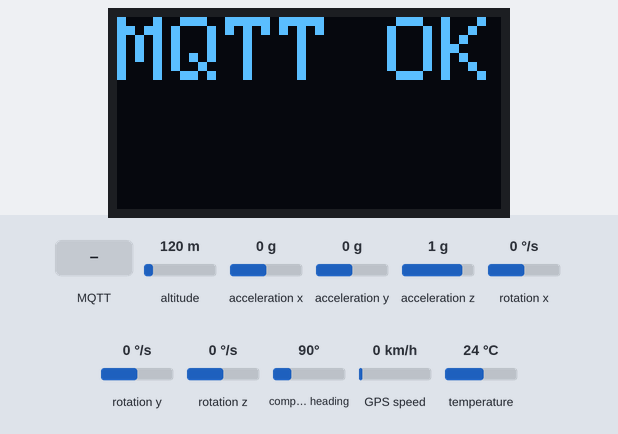
A sketch run on a simulated ESP32. Shown: 128×64 one-colour display. The test bench sets the inputs (shaded band); at power-on: GPS speed 0 km/h, acceleration x 0 g, altitude 120 m, acceleration y 0 g, acceleration z 1 g, rotation x 0 °/s, rotation y 0 °/s, rotation z 0 °/s, compass heading 90°, temperature 24 °C. WiFi joins after 1.5 s; servers stay silent unless stated; random numbers use the default seed unless the sketch sets one; the GPS gets a fix after 3 s at 37.7749, -122.4194 with 8 satellites; no MQTT or app messages arrive unless stated; what the sketch prints to the serial monitor is not drawn.

Above: at 7.8 s.
7.9 s: GPS speed set to 2 km/h
At 11.7 s:
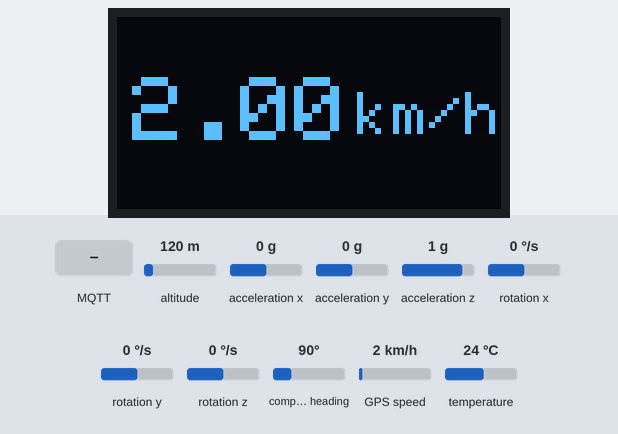
12.2 s: GPS speed set to 30 km/h
At 17.0 s:
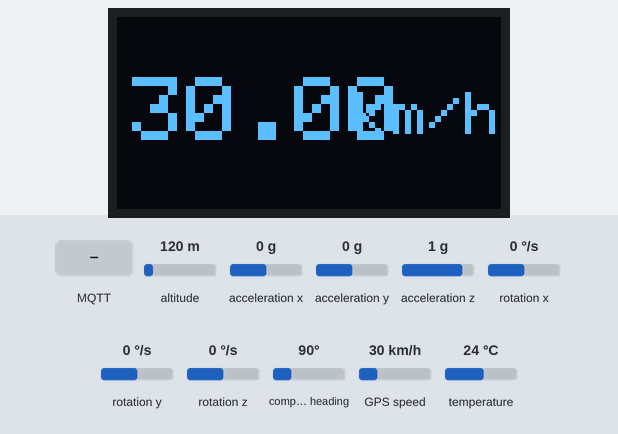
18.3 s: GPS speed set to 60 km/h
At 22.0 s:
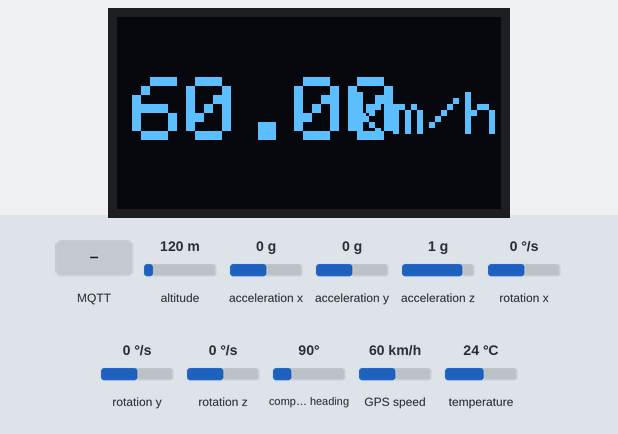
22.3 s: MQTT message "1" arrives on the first subscribed topic
At 23.9 s:
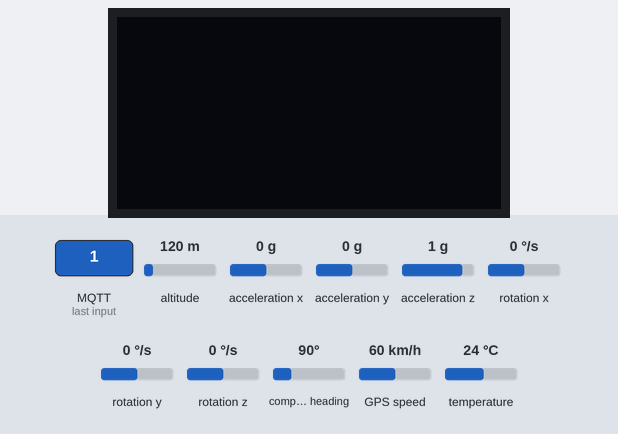
25.4 s: acceleration x set to -1.4 g
At 29.3 s:
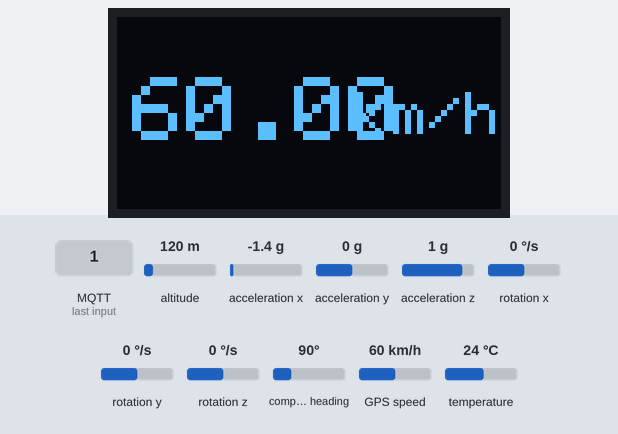
Timing chart, 0 to 30.4 s (numbered marks = the images above; inputs shaded):
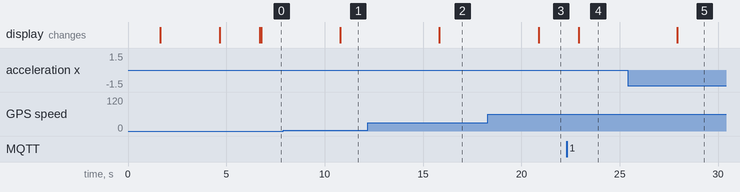

Measured:
- after the input at 12.2 s, the display: changes after 3.6 s (image 2)
- after the input at 18.3 s, the display: changes after 2.6 s (image 3)
- after the input at 22.3 s, the display: changes after 0.61 s (image 4)
- after the input at 25.4 s, the display: changes after 2.5 s (image 5)

The sketch:

Codigo_final_V1.ino
```cpp
#include <Wire.h>
#include <TinyGPS++.h>
#include <Arduino.h>
#include <WiFi.h>
#include <PubSubClient.h>
#include <Adafruit_MPU6050.h>
#include <Adafruit_SSD1306.h>
#include <Adafruit_Sensor.h>

#define SCREEN_WIDTH 128 // OLED display width, in pixels
#define SCREEN_HEIGHT 64 // OLED display height, in pixels

//On ESP32: GPIO-21(SDA), GPIO-22(SCL)
#define OLED_RESET -1 //Reset pin # (or -1 if sharing Arduino reset pin)
#define SCREEN_ADDRESS 0x3C //See datasheet for Address
Adafruit_SSD1306 display(SCREEN_WIDTH, SCREEN_HEIGHT, &Wire, OLED_RESET);

Adafruit_MPU6050 mpu;
#define RXD2 16
#define TXD2 17
HardwareSerial neogps(1);


#define STRIKE_THR 10      // hit acceleration threshold


const char *SSID = "TestePC";//VIVOFIBRA-F538 João's IPhone iPhone de João Lucas AVELL-1711-V3 1486
const char *PWD = "senha123";//6811293F16 senha1318 senha123
TinyGPSPlus gps;

String flag = "0";
long last_time = 0;
long last_time2 = 0;
long last_time_warning_state = 0;
char data[100];
int16_t ax, ay, az;
int16_t gx, gy, gz;
int freq, freq_f = 20;
unsigned long ACC;
unsigned long GYR;
// MQTT client
WiFiClient wifiClient;
PubSubClient mqttClient(wifiClient);

char *mqttServer = "broker.mqttdashboard.com";
int mqttPort = 1883;

void connectToWiFi() {
  Serial.print("Connectiog to ");

  WiFi.begin(SSID, PWD);
  Serial.println(SSID);
  while (WiFi.status() != WL_CONNECTED) {
    Serial.print(".");
    display.clearDisplay();
    display.setTextColor(SSD1306_WHITE);
    display.setCursor(0, 0);
    display.setTextSize(3);
    display.print("WIFI   ERROR");
    display.display();
    delay(500);
  }

  Serial.print("Connected.");
  display.clearDisplay();
  display.setTextColor(SSD1306_WHITE);
  display.setCursor(0, 0);
  display.setTextSize(3);
  display.print("WIFI OK");
  display.display();
  delay(3000);
}

void callback(char* topic, byte* payload, unsigned int length) {

  Serial.print("Callback - ");
  Serial.print("Message:");
  for (int i = 0; i < length; i++) {
    Serial.print((char)payload[i]);
    char c = (char)payload[i];
    flag = c;
  }
}

void setupMQTT() {
  mqttClient.setServer(mqttServer, mqttPort);
  // set the callback function
  mqttClient.setCallback(callback);
}

void setup() {
  Serial.begin(115200);
  //Begin serial communication Arduino IDE (Serial Monitor)
  // SSD1306_SWITCHCAPVCC = generate display voltage from 3.3V internally
  if (!display.begin(SSD1306_SWITCHCAPVCC, SCREEN_ADDRESS)) {
    Serial.println(F("SSD1306 allocation failed"));
    for (;;); // Don't proceed, loop forever
  }
  connectToWiFi();

  setupMQTT();

  //Begin serial communication Neo6mGPS
  neogps.begin(9600, SERIAL_8N1, RXD2, TXD2);

  if (!mpu.begin()) {
    Serial.println("Sensor init failed");
    while (1)
      yield();
  }
  Serial.println("Found a MPU-6050 sensor");

  display.clearDisplay();
  display.display();
  delay(2000);

}

void reconnect() {
  Serial.println("Connecting to MQTT Broker...");
  while (!mqttClient.connected()) {
    Serial.println("failed, rc=");
    Serial.println(mqttClient.state());
    Serial.println("Reconnecting to MQTT Broker..");
    display.clearDisplay();
    display.setTextColor(SSD1306_WHITE);
    display.setCursor(0, 0);
    display.setTextSize(3);
    display.print("MQTT   ERROR");
    display.display();
    String clientId = "ESP32Client-";
    clientId += String(random(0xffff), HEX);

    if (mqttClient.connect(clientId.c_str())) {
      Serial.println("Connected.");
      // subscribe to topic
      mqttClient.subscribe("bike/park");
    }
  }
}

void loop() {
  sensors_event_t a, g, temp;
  mpu.getEvent(&a, &g, &temp);

  boolean newData = false;
  if (!mqttClient.connected()) {
    reconnect();
    display.clearDisplay();
    display.setTextColor(SSD1306_WHITE);
    display.setCursor(0, 0);
    display.setTextSize(3);
    display.print("MQTT OK");
    display.display();
    delay(3000);
  }
  mqttClient.loop();

  mqttClient.publish("bike/funcionando", "Funciona!");
  if (flag.equals("0")) {
    for (unsigned long start = millis(); millis() - start < 1000;)
    {
      while (neogps.available())
      {
        if (gps.encode(neogps.read()))
        {
          newData = true;
        }
      }
    }
    if (millis() - last_time_warning_state > 1000) {
      mqttClient.publish("bike/warning/state", "0"); //trocar sprintf(data, flag);
      last_time_warning_state = millis();
    }
    //If newData is true
    if (newData == true)
    {
      newData = false;
      Serial.println("GPS");
      Serial.println(gps.satellites.value());
      Serial.println("FLAG");
      Serial.println(flag);
      print_speed();
    }
    else
    {
      display.clearDisplay();
      display.setTextColor(SSD1306_WHITE);
      display.setCursor(0, 0);
      display.setTextSize(3);
      display.print("No Data");
      display.display();
    }
  } else if (flag.equals("1")) {
    if (millis() - last_time_warning_state > 1000) {
      mqttClient.publish("bike/warning/state", "1"); //trocar
      last_time_warning_state = millis();
    }
    long now = micros();
    for (unsigned long start = millis(); millis() - start < 1000;)
    {
      if (now - last_time > 500)
      {
        ACC = sqrt(sq((long)a.acceleration.x) + sq((long)a.acceleration.y) + sq((long)a.acceleration.z));
        strikeTick();
        last_time = now;
      }
    }
  }
}

void strikeTick()
{
  display.clearDisplay();
  display.display();
  Serial.println("ACC");
  Serial.println(ACC);
  if (ACC >= STRIKE_THR)
  {
    sprintf(data, "1");
    Serial.println(data);
    mqttClient.publish("bike/warning", data);
    Serial.println("saindo do park mode");
    flag = "0";
  }
}

void print_speed()
{
  display.clearDisplay();
  display.setTextColor(SSD1306_WHITE);
  long now2 = millis();
  if (now2 - last_time2 > 5000) {
    if (gps.location.isValid() == 1)
    {
      //String gps_speed = String(gps.speed.kmph());
      display.setTextSize(3);
      display.setCursor(5, 20);
      display.print(gps.speed.kmph());
      display.setTextSize(2);
      display.setCursor(80, 25);
      display.print("km/h");
      display.display();

      // Publishing data throgh MQTT
      sprintf(data, "LT:%.6f,LN:%.6f,V:%.2f", gps.location.lat(), gps.location.lng(), gps.speed.kmph());
      Serial.println(data);
      mqttClient.publish("bike/location", data);
      last_time2 = now2;
    }
    else
    {
      display.clearDisplay();
      display.setTextColor(SSD1306_WHITE);
      display.setCursor(0, 0);
      display.setTextSize(3);
      display.print("No Data");
      display.setCursor(0, 35);
      display.print(String(gps.satellites.value()));
      display.display();
    }
  }
}
```
